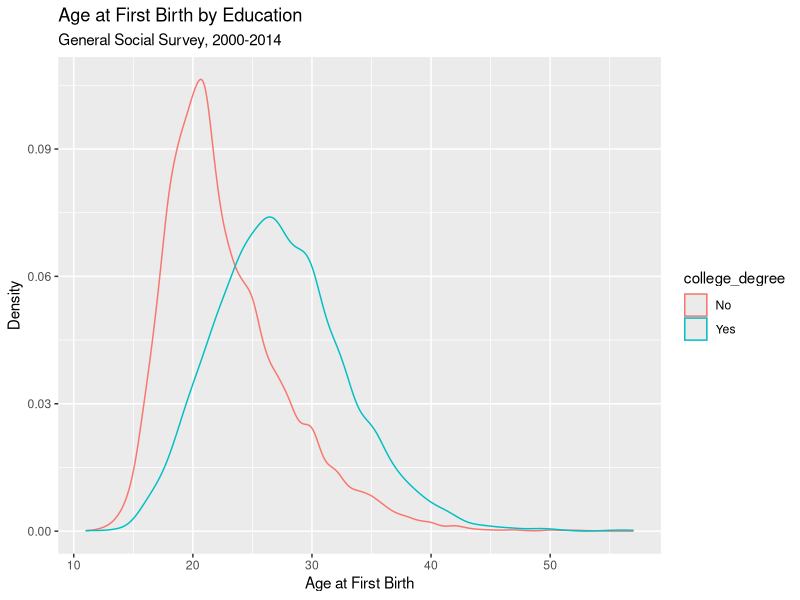
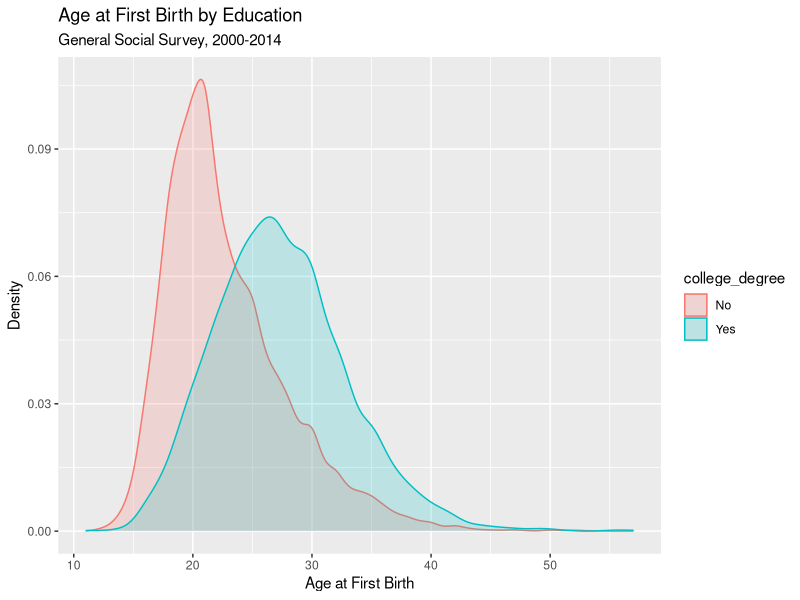
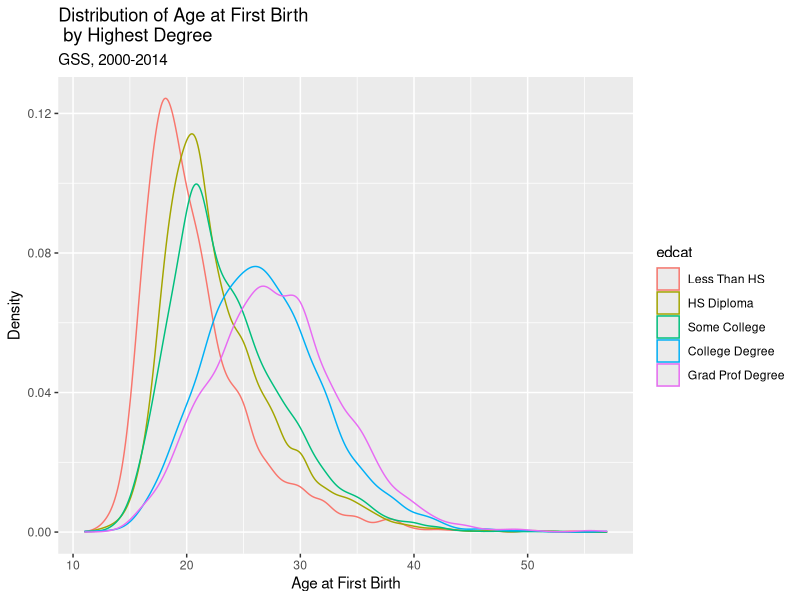
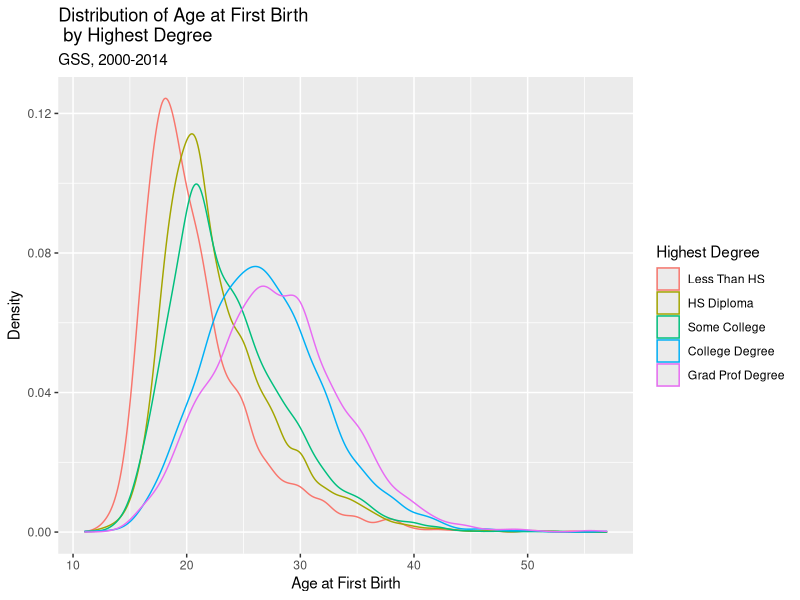
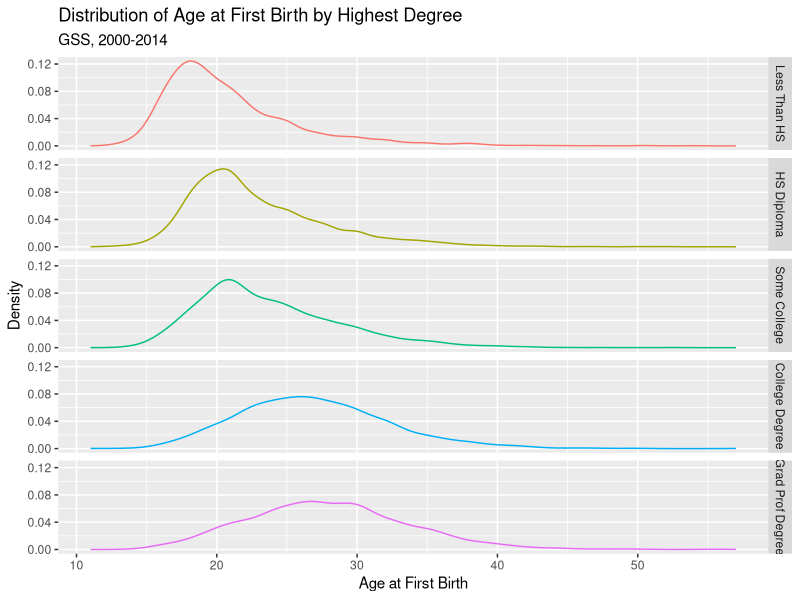
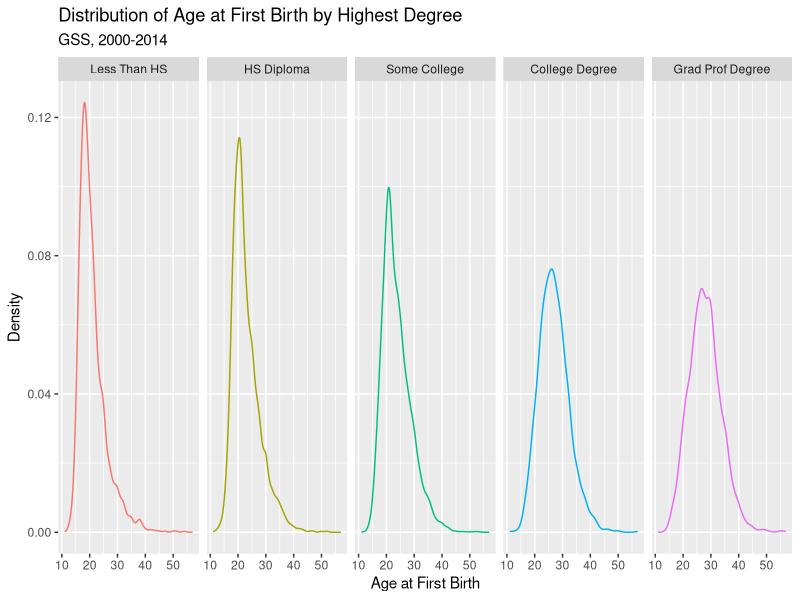

Write R code to recreate these figures, in order. (Note: this script raises an error after producing the figures.)
## ---- chunk 1
gss_week3 <- read.csv("gss_week3.csv")
library(tidyverse)
## ---- chunk 2
gss_week3 <- gss_week3 %>%
     mutate(college_degree = ifelse(educ<16, 0, 1))
## ---- chunk 3
gss_week3 <- gss_week3 %>%
     mutate(college_degree = factor(college_degree,
                                    labels = c("No", "Yes")))
## ---- chunk 4
round(prop.table(table(gss_week3$college_degree)),3)
## ---- chunk 5
agekdbrn_college_plot <- ggplot(gss_week3, 
          aes(x = agekdbrn, color = college_degree))

agekdbrn_college_plot + geom_density() +
     labs(x = "Age at First Birth",
          y = "Density",
          title = "Age at First Birth by Education",
          subtitle = "General Social Survey, 2000-2014")
## ---- chunk 6
agekdbrn_college_plot <- ggplot(gss_week3, 
          aes(x = agekdbrn, 
              color = college_degree, 
              fill = college_degree)) # Fills in the area under the curve

agekdbrn_college_plot + 
     geom_density(alpha = 0.2) + # Alpha adjusts transparency of 
                                   # overlapping fills
     labs(x = "Age at First Birth",
          y = "Density",
          title = "Age at First Birth by Education",
          subtitle = "General Social Survey, 2000-2014")
## ---- chunk 7
gss_week3 <- gss_week3 %>%
     mutate(edcat = ifelse(educ < 12, "Less Than HS",
               ifelse(educ == 12, "HS Diploma",
               ifelse(educ %in% 13:15, "Some College",
               ifelse(educ == 16, "College Degree",
               "Grad Prof Degree")))))
## ---- chunk 8
gss_week3 <- gss_week3 %>%
     mutate(edcat = factor(edcat,
                           levels = c("Less Than HS",
                                      "HS Diploma",
                                      "Some College",
                                      "College Degree",
                                      "Grad Prof Degree")))
## ---- chunk 9
agekdbrn_edcat_plot <- ggplot(gss_week3, 
                              aes(x = agekdbrn, color = edcat))

agekdbrn_edcat_plot + geom_density() + 
  labs(x = "Age at First Birth", y = "Density", 
     title = "Distribution of Age at First Birth \n by Highest Degree", 
     subtitle = "GSS, 2000-2014")
## ---- chunk 10
agekdbrn_edcat_plot <- ggplot(gss_week3, aes(x = agekdbrn, color = edcat))

agekdbrn_edcat_plot + geom_density() + 
  labs(x = "Age at First Birth", y = "Density", 
       title = "Distribution of Age at First Birth \n by Highest Degree",
       subtitle = "GSS, 2000-2014",
       color = "Highest Degree") 
## ---- chunk 11
agekdbrn_edcat_plot <- ggplot(gss_week3, aes(x = agekdbrn, color = edcat))

agekdbrn_edcat_plot + geom_density() + 
  labs(x = "Age at First Birth", y = "Density", 
       title = "Distribution of Age at First Birth by Highest Degree", 
       subtitle = "GSS, 2000-2014") +
facet_grid(edcat~.) + guides(color=FALSE)
## ---- chunk 12
agekdbrn_edcat_plot <- ggplot(gss_week3, aes(x = agekdbrn, color = edcat))

agekdbrn_edcat_plot + geom_density() + 
  labs(x = "Age at First Birth", y = "Density", 
       title = "Distribution of Age at First Birth by Highest Degree", 
       subtitle = "GSS, 2000-2014") +
facet_grid(.~edcat)  + guides(color=FALSE)
## ---- chunk 13
table(gss_week3$racehisp, gss_week3$edcat)
## ---- chunk 14
round(prop.table(table(gss_week3$racehisp, gss_week3$edcat),1),3)
## ---- chunk 15
agekdbrn_racehisp <- gss_week3 %>% 
     group_by(racehisp) %>% # We want info about each level of this variable
     summarize(mean_agekdbrn = mean(agekdbrn)) # The info we want

agekdbrn_racehisp
## ---- chunk 16
med_agekdbrn_edcat_plot <- ggplot(agekdbrn_edcat, 
                                  aes(x = edcat, y = median_agekdbrn))

med_agekdbrn_edcat_plot
## ---- chunk 17
med_agekdbrn_edcat_plot + geom_col()
## ---- chunk 18
med_agekdbrn_edcat_plot + geom_col() + 
     geom_text(aes(label = median_agekdbrn))
## ---- chunk 19
med_agekdbrn_edcat_plot + geom_col() + 
     geom_text(aes(label = median_agekdbrn,                                         vjust="outward"))
## ---- chunk 20
med_agekdbrn_edcat_plot + geom_col() + 
     geom_text(aes(label = median_agekdbrn), vjust="outward") + 
  labs(x = "Highest Degree", y = "Median Age at First Birth", 
       title = "Median Age at First Birth by Highest Degree", 
       subtitle = "GSS, 2000-2014") +
theme(axis.title=element_text(size=12), axis.text=element_text(size=10))
